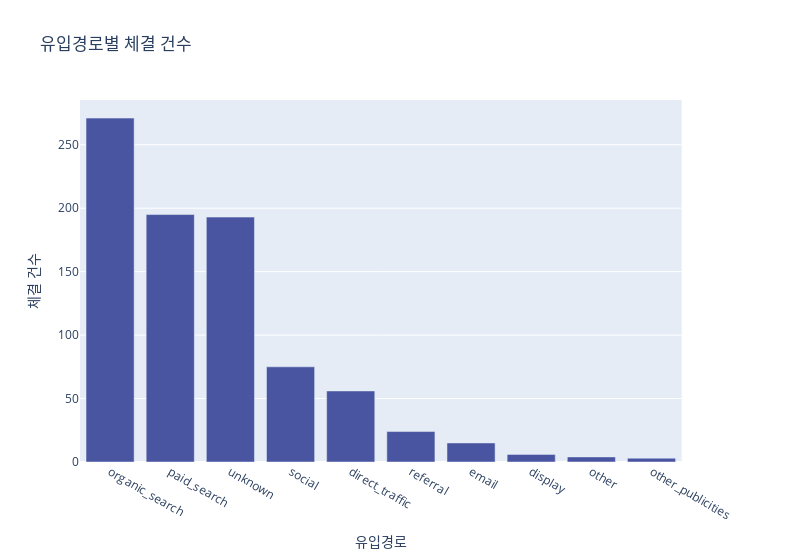

The code cell stored with this chart in its notebook:
### Markdown cell above
### 유입경로별 체결 건수

### Code cell
import chart_studio
chart_studio.tools.set_credentials_file(username='ghktkf7788', api_key='D9ASyMzNm4ltyTqLQ8CH')


from chart_studio.plotly import plot, iplot


won_counts = mql.groupby('origin')['seller_id'].count().sort_values(ascending=False).reset_index()

# make_subplots를 사용하여 서로 다른 유형의 그래프 생성
fig = make_subplots(specs=[[{"secondary_y": True}]])

# 첫 번째 그래프 추가 (막대 그래프)
fig.add_trace(
    go.Bar(
        x=won_counts['origin'],
        y=won_counts['seller_id'],
        name='체결 건수',
        marker_color='#4A55A2'  # 막대 그래프 색상 지정
    ),
    secondary_y=False
)

# 레이아웃 설정
fig.update_layout(
    title='유입경로별 체결 건수',  # 전체 그래프의 제목
    xaxis=dict(title='유입경로'),
    yaxis=dict(title='체결 건수'),
    legend=dict(),
    width=800
)

fig.show()

plot(fig, filename = '유입경로별 체결 건수', auto_open=True)

### Figure 1 — Plotly figure (JSON) as saved in the notebook; plotly's stock layout.template omitted (floating-point values rounded to 4 significant figures)
{"data": [{"marker": {"color": "#4A55A2"}, "name": "체결 건수", "type": "bar", "x": ["organic_search", "paid_search", "unknown", "social", "direct_traffic", "referral", "email", "display", "other", "other_publicities"], "xaxis": "x", "y": [271, 195, 193, 75, 56, 24, 15, 6, 4, 3], "yaxis": "y"}], "layout": {"title": {"text": "유입경로별 체결 건수"}, "width": 800, "xaxis": {"anchor": "y", "domain": [0, 0.94], "title": {"text": "유입경로"}}, "yaxis": {"anchor": "x", "domain": [0, 1], "title": {"text": "체결 건수"}}, "yaxis2": {"anchor": "x", "overlaying": "y", "side": "right"}}}
